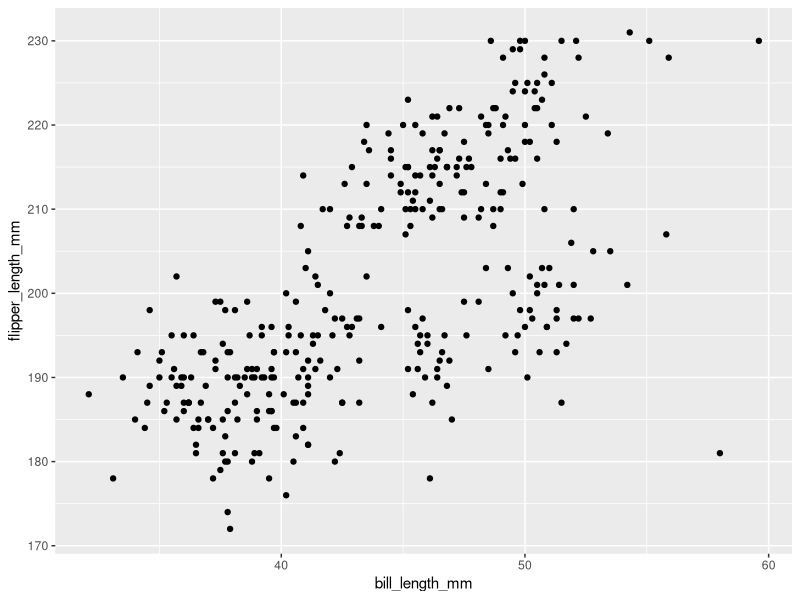
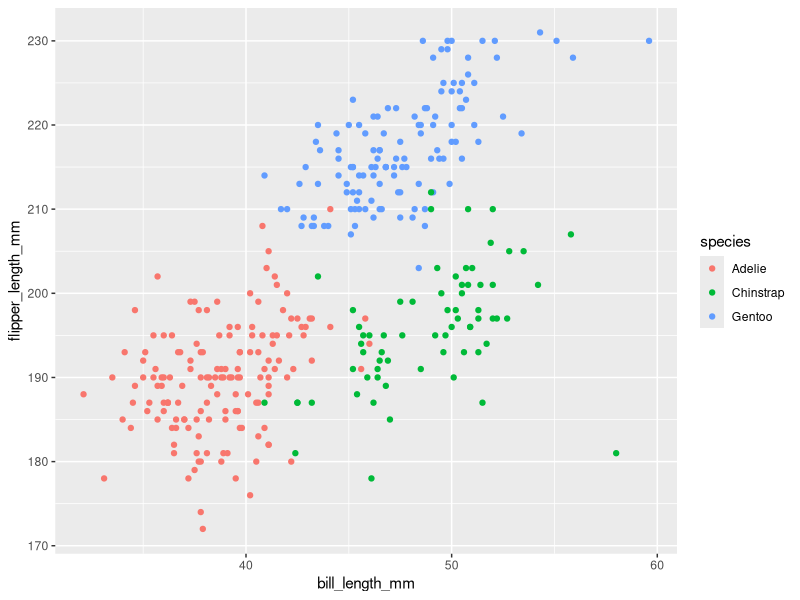
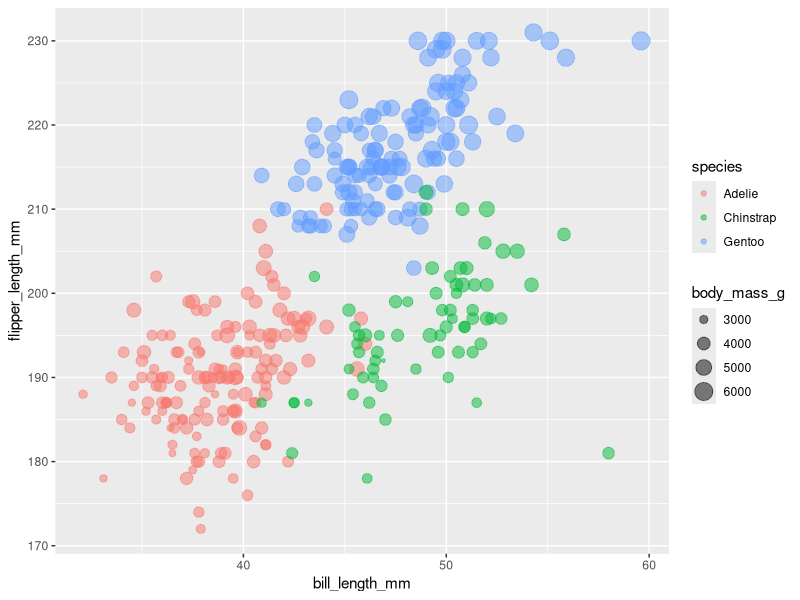
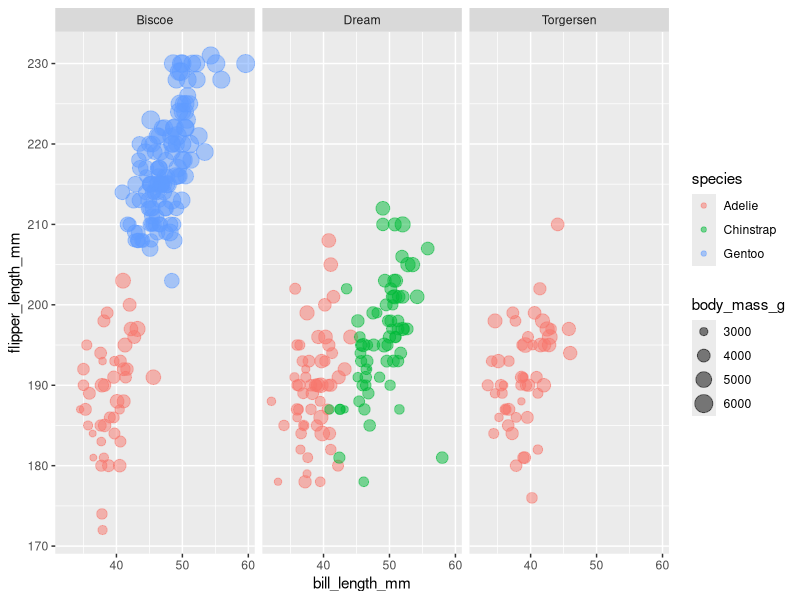
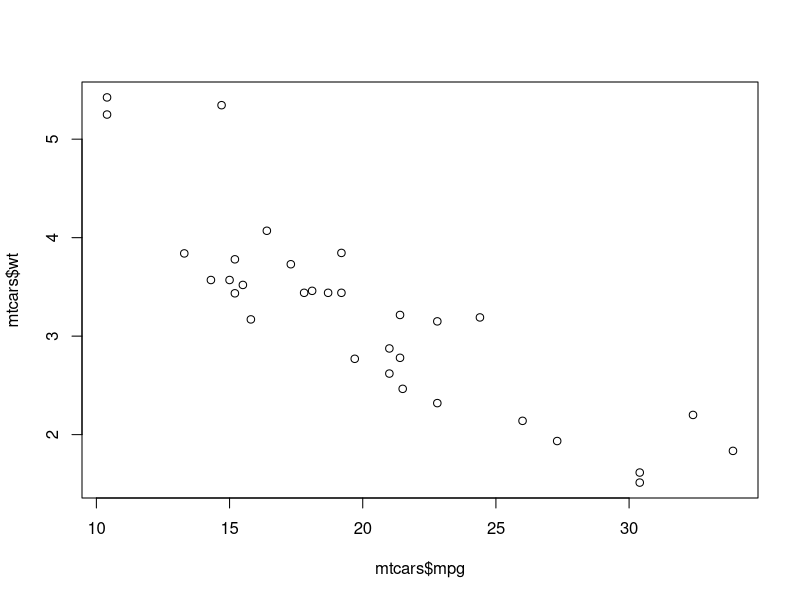

Here is the R script that generated these plots, in order:
## ---- chunk 1
library(ggplot2)
library(palmerpenguins)
data(package = 'palmerpenguins')
# attributes(penguins$bill_length_mm)$label <- "Bill length (mm)"
## ---- chunk 2
#| echo: true
#| warning: false
ggplot(data = penguins, 
       mapping = aes(x = bill_length_mm, y = flipper_length_mm)) + 
    geom_point()
## ---- chunk 3
#| echo: true
#| warning: false
ggplot(penguins, 
       mapping = aes(x = bill_length_mm, y = flipper_length_mm, color = species)) + 
    geom_point()
## ---- chunk 4
#| echo: true
#| warning: false
ggplot(penguins, 
       mapping = aes(x = bill_length_mm, y = flipper_length_mm, color = species, 
                     size = body_mass_g)) + 
    geom_point(alpha = 0.5)
## ---- chunk 5
#| echo: true
#| warning: false
ggplot(penguins, 
       mapping = aes(x = bill_length_mm, y = flipper_length_mm, color = species, 
                     size = body_mass_g)) + 
    geom_point(alpha = 0.5) +
    facet_wrap(~island)
## ---- chunk 6
#| output-location: column
#| results: hold
#| echo: true
plot(mtcars$mpg, mtcars$wt)
